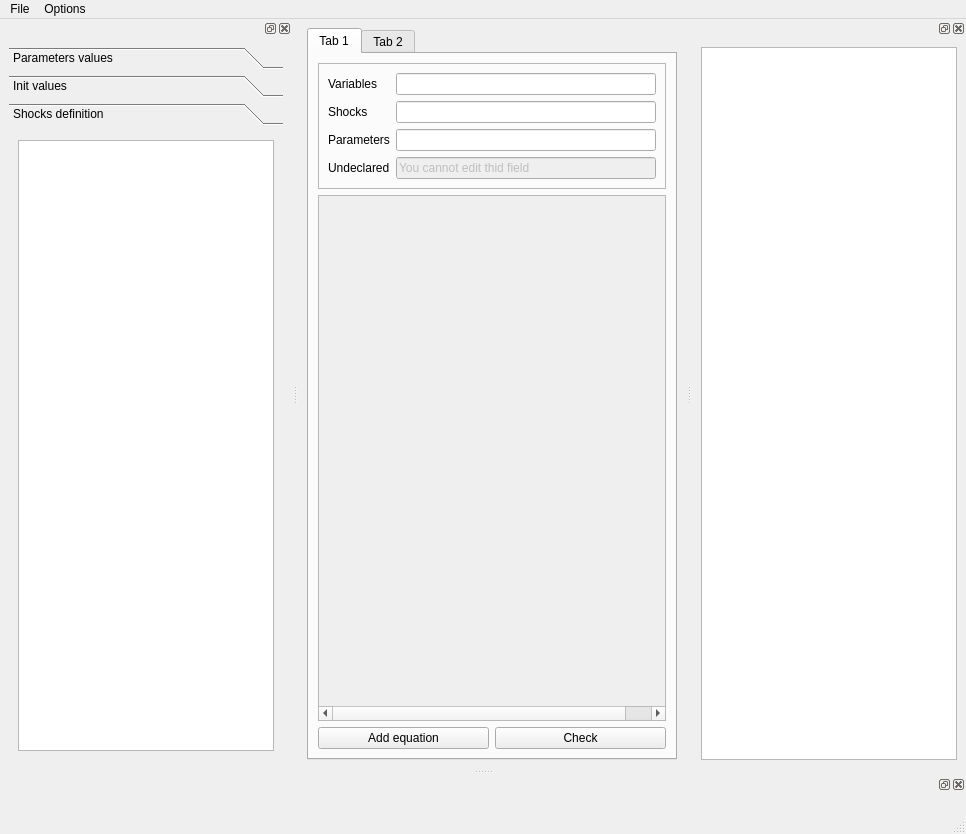
<?xml version="1.0" encoding="UTF-8"?>
<ui version="4.0">
 <class>MainWindow</class>
 <widget class="QMainWindow" name="MainWindow">
  <property name="geometry">
   <rect>
    <x>0</x>
    <y>0</y>
    <width>966</width>
    <height>834</height>
   </rect>
  </property>
  <property name="windowTitle">
   <string>MainWindow</string>
  </property>
  <widget class="QWidget" name="centralwidget">
   <layout class="QVBoxLayout" name="verticalLayout_9">
    <item>
     <widget class="QTabWidget" name="tabWidget">
      <property name="currentIndex">
       <number>0</number>
      </property>
      <widget class="QWidget" name="tab">
       <attribute name="title">
        <string>Tab 1</string>
       </attribute>
       <layout class="QVBoxLayout" name="verticalLayout_4">
        <item>
         <widget class="QFrame" name="frame">
          <property name="frameShape">
           <enum>QFrame::StyledPanel</enum>
          </property>
          <property name="frameShadow">
           <enum>QFrame::Raised</enum>
          </property>
          <layout class="QVBoxLayout" name="verticalLayout">
           <item>
            <layout class="QFormLayout" name="formLayout">
             <item row="0" column="0">
              <widget class="QLabel" name="label">
               <property name="text">
                <string>Variables</string>
               </property>
              </widget>
             </item>
             <item row="1" column="0">
              <widget class="QLabel" name="label_2">
               <property name="text">
                <string>Shocks</string>
               </property>
              </widget>
             </item>
             <item row="2" column="0">
              <widget class="QLabel" name="label_3">
               <property name="text">
                <string>Parameters</string>
               </property>
              </widget>
             </item>
             <item row="3" column="0">
              <widget class="QLabel" name="label_4">
               <property name="text">
                <string>Undeclared</string>
               </property>
              </widget>
             </item>
             <item row="0" column="1">
              <widget class="QLineEdit" name="lineEdit_var"/>
             </item>
             <item row="1" column="1">
              <widget class="QLineEdit" name="lineEdit_shocks"/>
             </item>
             <item row="2" column="1">
              <widget class="QLineEdit" name="lineEdit_parameters"/>
             </item>
             <item row="3" column="1">
              <widget class="QLineEdit" name="lineEdit_undeclared">
               <property name="enabled">
                <bool>false</bool>
               </property>
               <property name="text">
                <string>You cannot edit thid field</string>
               </property>
              </widget>
             </item>
            </layout>
           </item>
          </layout>
         </widget>
        </item>
        <item>
         <widget class="QScrollArea" name="scrollArea">
          <property name="widgetResizable">
           <bool>true</bool>
          </property>
          <widget class="QWidget" name="scrollAreaWidgetContents">
           <property name="geometry">
            <rect>
             <x>0</x>
             <y>0</y>
             <width>376</width>
             <height>508</height>
            </rect>
           </property>
           <layout class="QVBoxLayout" name="verticalLayout_2">
            <item>
             <spacer name="verticalSpacer">
              <property name="orientation">
               <enum>Qt::Vertical</enum>
              </property>
              <property name="sizeHint" stdset="0">
               <size>
                <width>358</width>
                <height>118</height>
               </size>
              </property>
             </spacer>
            </item>
            <item>
             <layout class="QVBoxLayout" name="verticalLayout_3"/>
            </item>
           </layout>
          </widget>
         </widget>
        </item>
        <item>
         <layout class="QHBoxLayout" name="horizontalLayout_2">
          <item>
           <widget class="QPushButton" name="pushButton">
            <property name="text">
             <string>Add equation</string>
            </property>
           </widget>
          </item>
          <item>
           <widget class="QPushButton" name="pushButton_2">
            <property name="text">
             <string>Check</string>
            </property>
           </widget>
          </item>
         </layout>
        </item>
       </layout>
      </widget>
      <widget class="QWidget" name="tab_2">
       <attribute name="title">
        <string>Tab 2</string>
       </attribute>
      </widget>
     </widget>
    </item>
   </layout>
  </widget>
  <widget class="QMenuBar" name="menubar">
   <property name="geometry">
    <rect>
     <x>0</x>
     <y>0</y>
     <width>966</width>
     <height>22</height>
    </rect>
   </property>
   <widget class="QMenu" name="menuFil">
    <property name="title">
     <string>File</string>
    </property>
    <addaction name="actionOpen"/>
    <addaction name="actionSave"/>
    <addaction name="separator"/>
    <addaction name="actionExit"/>
   </widget>
   <widget class="QMenu" name="menuOptions">
    <property name="title">
     <string>Options</string>
    </property>
    <addaction name="actionGeneral_options"/>
   </widget>
   <addaction name="menuFil"/>
   <addaction name="menuOptions"/>
  </widget>
  <widget class="QStatusBar" name="statusbar"/>
  <widget class="QDockWidget" name="dockWidget">
   <attribute name="dockWidgetArea">
    <number>8</number>
   </attribute>
   <widget class="QWidget" name="dockWidgetContents">
    <layout class="QHBoxLayout" name="horizontalLayout"/>
   </widget>
  </widget>
  <widget class="QDockWidget" name="dockWidget_2">
   <attribute name="dockWidgetArea">
    <number>1</number>
   </attribute>
   <widget class="QWidget" name="dockWidgetContents_2">
    <layout class="QVBoxLayout" name="verticalLayout_5">
     <item>
      <widget class="QToolBox" name="toolBox">
       <property name="currentIndex">
        <number>2</number>
       </property>
       <widget class="QWidget" name="page">
        <property name="geometry">
         <rect>
          <x>0</x>
          <y>0</y>
          <width>98</width>
          <height>89</height>
         </rect>
        </property>
        <attribute name="label">
         <string>Parameters values</string>
        </attribute>
        <layout class="QVBoxLayout" name="verticalLayout_8">
         <item>
          <widget class="QPlainTextEdit" name="plainTextEdit">
           <property name="font">
            <font>
             <family>DejaVu Sans Mono</family>
            </font>
           </property>
          </widget>
         </item>
        </layout>
       </widget>
       <widget class="QWidget" name="page_2">
        <property name="geometry">
         <rect>
          <x>0</x>
          <y>0</y>
          <width>98</width>
          <height>89</height>
         </rect>
        </property>
        <attribute name="label">
         <string>Init values</string>
        </attribute>
        <layout class="QVBoxLayout" name="verticalLayout_6">
         <item>
          <widget class="QPlainTextEdit" name="plainTextEdit_2">
           <property name="font">
            <font>
             <family>DejaVu Sans Mono</family>
            </font>
           </property>
          </widget>
         </item>
        </layout>
       </widget>
       <widget class="QWidget" name="page_3">
        <property name="geometry">
         <rect>
          <x>0</x>
          <y>0</y>
          <width>274</width>
          <height>623</height>
         </rect>
        </property>
        <attribute name="label">
         <string>Shocks definition</string>
        </attribute>
        <layout class="QVBoxLayout" name="verticalLayout_7">
         <item>
          <widget class="QPlainTextEdit" name="plainTextEdit_3">
           <property name="font">
            <font>
             <family>DejaVu Sans Mono</family>
            </font>
           </property>
          </widget>
         </item>
        </layout>
       </widget>
      </widget>
     </item>
    </layout>
   </widget>
  </widget>
  <widget class="QDockWidget" name="dockWidget_3">
   <attribute name="dockWidgetArea">
    <number>2</number>
   </attribute>
   <widget class="QWidget" name="dockWidgetContents_3">
    <layout class="QVBoxLayout" name="verticalLayout_10">
     <item>
      <widget class="QTextEdit" name="textEdit">
       <property name="font">
        <font>
         <family>DejaVu Sans Mono</family>
        </font>
       </property>
      </widget>
     </item>
    </layout>
   </widget>
  </widget>
  <action name="actionOpen">
   <property name="text">
    <string>Open</string>
   </property>
  </action>
  <action name="actionSave">
   <property name="text">
    <string>Save</string>
   </property>
  </action>
  <action name="actionExit">
   <property name="text">
    <string>Exit</string>
   </property>
  </action>
  <action name="actionGeneral_options">
   <property name="text">
    <string>General options</string>
   </property>
  </action>
 </widget>
 <resources/>
 <connections/>
</ui>
